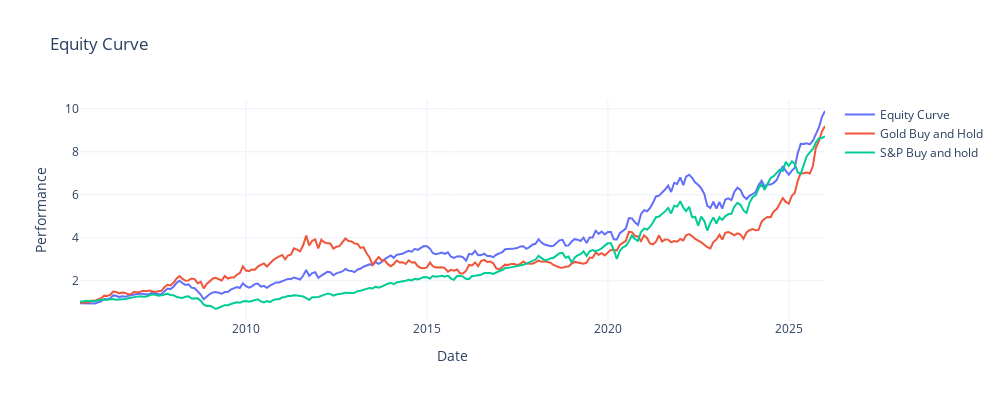
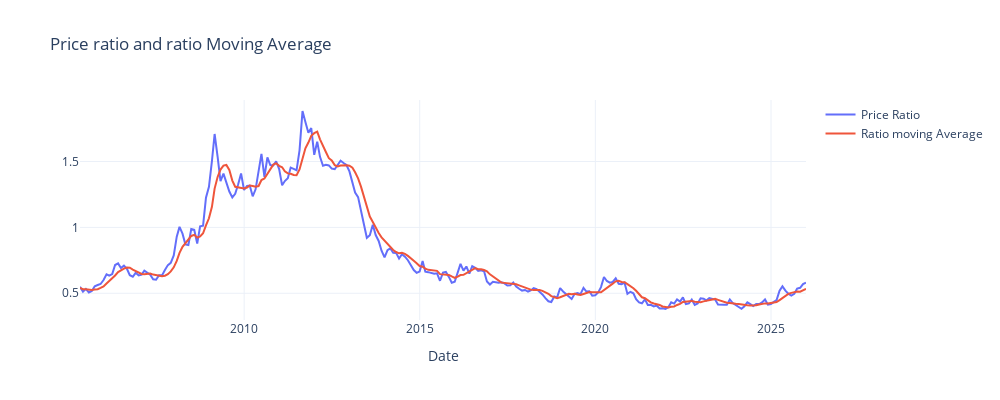
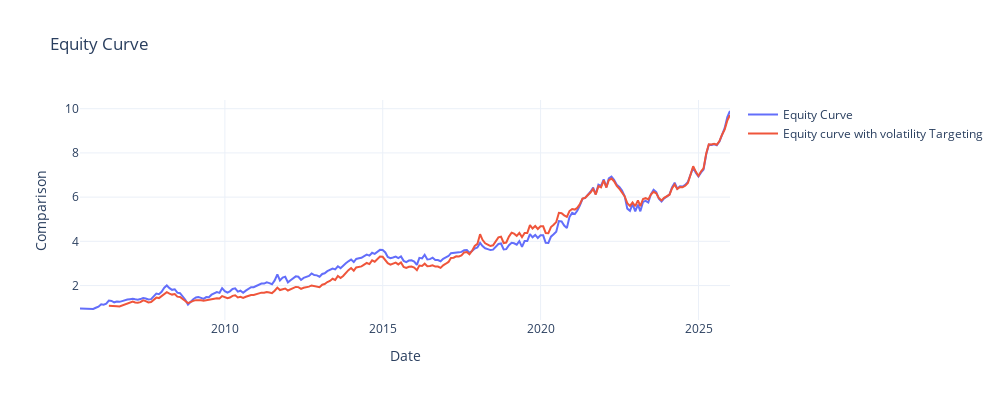

The cell these charts' notebook holds for them, in order:
### Code cell
strategy_returns, strategy_vt, monthly_returns = strategy.rotation_strategy(6, 0.12, 1000)

### Figure 1 — Plotly figure (JSON) as saved in the notebook; plotly's stock layout.template omitted (floating-point values rounded to 4 significant figures; data arrays with more than 128 entries replaced by an {"elided": "..."} marker saying what was removed)
{"data": [{"mode": "lines", "name": "Equity Curve", "type": "scatter", "x": {"elided": "248 str values"}, "y": {"elided": "248 float values"}}, {"mode": "lines", "name": "Gold Buy and Hold", "type": "scatter", "x": {"elided": "248 str values"}, "y": {"elided": "248 float values"}}, {"mode": "lines", "name": "S&P Buy and hold", "type": "scatter", "x": {"elided": "248 str values"}, "y": {"elided": "248 float values"}}], "layout": {"autosize": false, "height": 400, "hovermode": "x unified", "title": {"text": "Equity Curve"}, "width": 1000, "xaxis": {"title": {"text": "Date"}}, "yaxis": {"title": {"text": "Performance"}}}}

### Figure 2 — Plotly figure (JSON) as saved in the notebook; plotly's stock layout.template omitted (floating-point values rounded to 4 significant figures; data arrays with more than 128 entries replaced by an {"elided": "..."} marker saying what was removed)
{"data": [{"mode": "lines", "name": "Price Ratio", "type": "scatter", "x": {"elided": "249 str values"}, "y": {"elided": "249 float values"}}, {"mode": "lines", "name": "Ratio moving Average", "type": "scatter", "x": {"elided": "249 str values"}, "y": {"elided": "249 float values"}}], "layout": {"autosize": false, "height": 400, "hovermode": "x unified", "title": {"text": "Price ratio and ratio Moving Average"}, "width": 1000, "xaxis": {"title": {"text": "Date"}}}}

### Figure 3 — Plotly figure (JSON) as saved in the notebook; plotly's stock layout.template omitted (floating-point values rounded to 4 significant figures; data arrays with more than 128 entries replaced by an {"elided": "..."} marker saying what was removed)
{"data": [{"mode": "lines", "name": "Equity Curve", "type": "scatter", "x": {"elided": "248 str values"}, "y": {"elided": "248 float values"}}, {"mode": "lines", "name": "Equity curve with volatility Targeting", "type": "scatter", "x": {"elided": "248 str values"}, "y": {"elided": "248 float values"}}], "layout": {"autosize": false, "height": 400, "hovermode": "x unified", "title": {"text": "Equity Curve"}, "width": 1000, "xaxis": {"title": {"text": "Date"}}, "yaxis": {"title": {"text": "Comparison"}}}}
